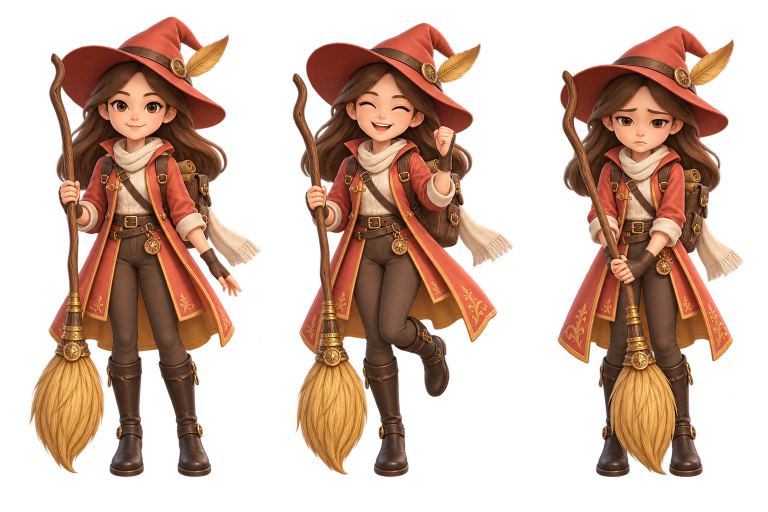
#> input picture assets/wizards/suan-sheet.png, 1536 x 1024 px, given in place of suan-sheet.png-sheet.png, which was not available (shown at 1/2 size)
$ python -i generate-wizard-art.py   (imports and definitions only)
#> lines starting #> are read from the running program, lines starting #| are printed output that depends on the picture; pictures that were not available may be replaced by others from this repository, and a replacement may not be noted
"""Create four distinctive wizards and their three expressions with OpenAI Images."""
import argparse
import base64
from concurrent.futures import ThreadPoolExecutor, as_completed
from datetime import datetime, timezone
import io
import json
import os
from pathlib import Path
import urllib.error
import urllib.request
import uuid

from PIL import Image

ROOT = Path(__file__).resolve().parents[1]
OUT = ROOT / 'assets' / 'wizards'
MODEL = 'gpt-image-2.5-sunburst'
PROFILES = {
    'dad': {
        'crop': (32, 36, 552, 556),
        'design': 'An approachable adult father wizard, short neatly side-parted brown hair and distinctive RECTANGULAR black glasses like the supplied face. A navy-blue pointed astronomy hat, elegant midnight-blue layered coat with gold constellation embroidery, waistcoat, brass buckles and sturdy leather boots. A compact leather backpack with rolled star charts is worn on his back. Holds a beautiful brass astrolabe in one hand and a slender celestial wand in the other. Distinguished star scholar and explorer, warm intelligent expression, no beard. Navy and antique gold are his signature colors.',
    },
    'mom': {
        'crop': (600, 50, 1170, 570),
        'design': 'A warm confident adult mother witch with brown softly curved bob-length hair and ROUND black glasses matching the supplied face. A sculptural emerald-green wide-brim pointed hat with tiny botanical embroidery, a sophisticated forest-green layered robe, flowing short cape, gold leaf clasps and brown boots. A small worn backpack containing botanical notebooks is worn on her back. Holds a graceful living-wood staff topped with a luminous leaf-shaped emerald, with a tiny potion bottle hanging at her belt. Elegant forest alchemist and botanical guardian. Emerald green, warm gold and leaf motifs, clearly different silhouette from an astronomy wizard.',
    },
    'jeongan': {
        'crop': (620, 555, 1165, 1000),
        'design': 'A youthful cheerful lunar wizard apprentice with short rounded brown bob hair and distinctive small OVAL/ROUND black glasses matching the supplied face. A tilted violet pointed hat with a silver crescent, a layered deep-violet coat with cyan lining, a short asymmetric star-pattern cape, silver fasteners and soft violet boots. A little backpack with a moon-shaped clasp is worn on the back. Holds a silver wand casting a small delicate crescent-and-star glow, not huge effects. Creative moon magician, charming and clever. Violet, pale silver, cyan accents. Keep her face recognizable, no animal ears or invented pigtails.',
    },
    'suan': {
        'crop': (45, 550, 625, 1005),
        'design': 'A youthful lively flying-witch explorer with medium-long brown hair and NO glasses, matching the supplied smiling face. A jaunty coral-red pointed hat with a gold feather, a tailored coral and amber flight coat, cream scarf, warm gold toggles and practical dark riding boots. A small leather travel backpack is worn on her back. Holds a beautifully detailed full-length wooden flying BROOM with a clearly recognizable large golden straw head, completely inside her panel. Adventurous wind rider, spirited and friendly, not seated on broom. Coral red, amber and cream give her a very different silhouette and palette.',
    },
}
STYLE = '''Use the supplied cropped family drawing as the identity reference. Create a professional CHARACTER SPRITE SHEET for a beautiful family fantasy game: high-end stylized 3D animated-feature character art, sculpted appealing face, softly rounded proportions, intricate layered costume, rich fabric textures, polished leather, delicate metallic details, soft cinematic rim lighting, highly finished and charming. Preserve the person's hairstyle, glasses/no glasses and recognizable face identity from the reference while beautifying it. Never use the old simple flat-vector robe style.

MANDATORY LAYOUT: one image 1536x1024, exactly THREE equal vertical cells (512x1024 each), with the SAME ONE character repeated once in each cell. Left cell: neutral friendly expression, relaxed pose. Middle cell: joyful success expression, clearly smiling with delighted eyes and a small celebratory arm gesture. Right cell: gently sad/disappointed expression, clearly downturned mouth and lowered shoulders, NOT smiling and NOT crying dramatically. All three must have IDENTICAL face identity, outfit, colors, hat, backpack and props, only expression and subtle pose differ. Same camera, same body scale and same baseline in every cell. Full body, from pointed hat to boot soles, no cropping. Stand front-facing or very slight three-quarter view facing the viewer. Keep ALL body parts, broom, staff, wand and light effects WITHIN each 512-wide cell. Leave generous empty margins between the figures. Character height around 850 pixels, boots near y=955, hat around y=100. Hands have natural correct fingers. No text, letters, labels, watermarks, panels, frames, other people or scenery. TRUE TRANSPARENT background, no floor or cast ground shadow, no checkerboard painted in. No huge magical effects covering the body. Irises should be natural warm brown and visible. Costume colors should be clear enough for selective recoloring later. '''


# [9 lines left out: function multipart, not called in this run]


def split_sheet(character):
#> called with character = '../assets/wizards/suan-sheet.png'
    sheet = Image.open(OUT / f'{character}-sheet.png').convert('RGBA')
#> sheet is the input picture: PIL image 1536x1024 RGBA; mean R, G, B, A 125.8, 77.7, 52.5, 111.6
    if sheet.size != (1536, 1024):
        raise ValueError(f'{character}: unexpected sheet size {sheet.size}')
    if sheet.getchannel('A').getextrema()[0] == 255:
        raise ValueError(f'{character}: image does not have a transparent background')
    tiles = [sheet.crop((index * 512, 0, (index + 1) * 512, 1024)) for index in range(3)]
#> tiles = 3 items
    boxes = [tile.getchannel('A').point(lambda value: 255 if value > 20 else 0).getbbox() for tile in tiles]
#> boxes = [(57, 33, 512, 954), (0, 45, 512, 954), (0, 51, 463, 954)]
    if not all(boxes):
        raise ValueError(f'{character}: one expression cell is empty')
    union = (min(box[0] for box in boxes), min(box[1] for box in boxes), max(box[2] for box in boxes), max(box[3] for box in boxes))
#> union = (0, 33, 512, 954)
    crop_width, crop_height = union[2] - union[0], union[3] - union[1]
#> crop_width = 512; crop_height = 921
    scale = min(464 / crop_width, 940 / crop_height)
#> scale = 0.906
    size = (round(crop_width * scale), round(crop_height * scale))
#> size = (464, 835)
    for mood, tile in zip(('neutral', 'happy', 'sad'), tiles):
        figure = tile.crop(union).resize(size, Image.Resampling.LANCZOS)
        image = Image.new('RGBA', (512, 1024))
        image.alpha_composite(figure, ((512 - size[0]) // 2, 984 - size[1]))
        image.save(OUT / f'{character}-{mood}.webp', quality=94, method=6)
#> this loop made 3 passes
#> mood on passes 1 to 3: 'neutral', 'happy', 'sad'
#> pass 1, in split_sheet, `figure = tile.crop(union).resize(size, Image.Resampling.LANCZOS)`:
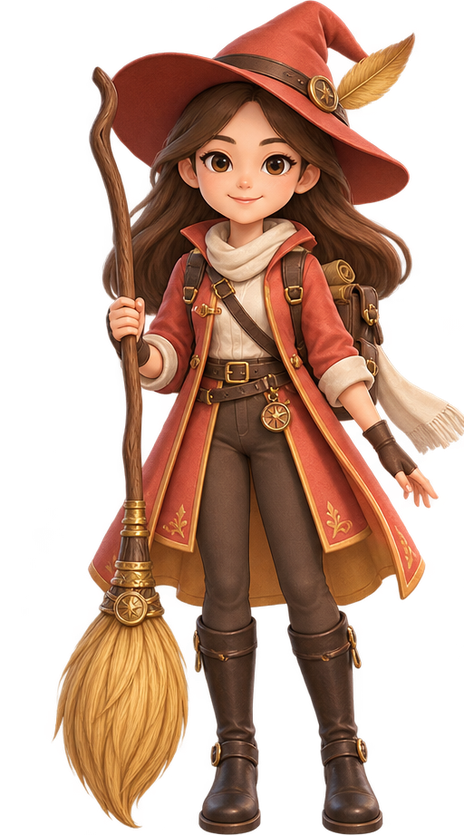
#> figure: PIL image 464x835 RGBA; mean R, G, B, A 84.6, 50.3, 33.2, 131.8; transparent parts drawn white
#> pass 1, in split_sheet, `image.save(OUT / f'{character}-{mood}.webp', quality=94, method=6)`:
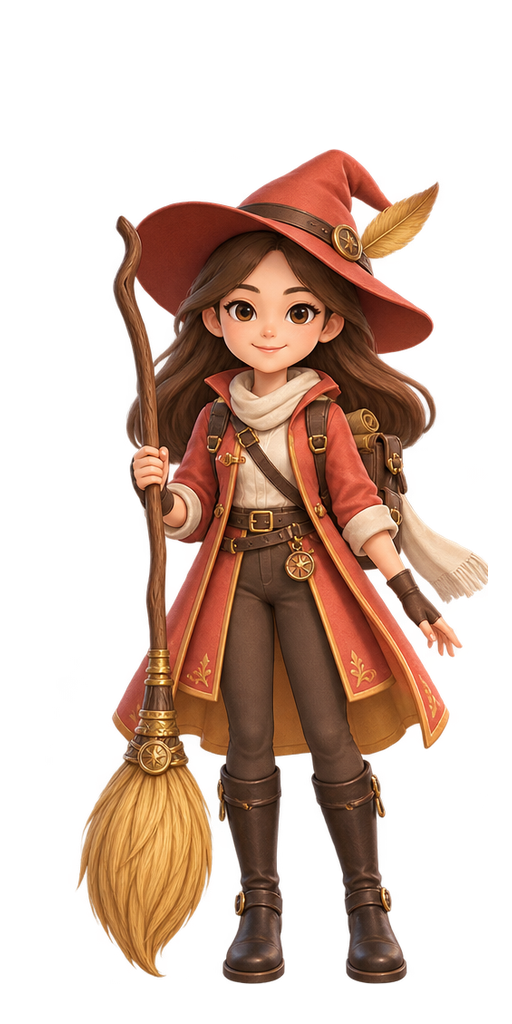
#> saved as suan-sheet.png-neutral.webp: PIL image 512x1024 RGBA; mean R, G, B, A 62.5, 37.1, 24.5, 97.4; transparent parts drawn white
#> pass 2, in split_sheet, `figure = tile.crop(union).resize(size, Image.Resampling.LANCZOS)`:
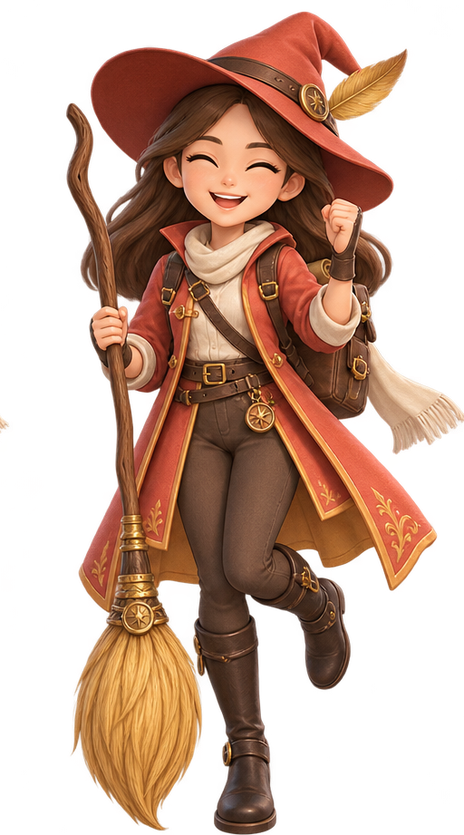
#> figure: PIL image 464x835 RGBA; mean R, G, B, A 81.6, 48.8, 32.3, 126.2; transparent parts drawn white
#> after the loop:
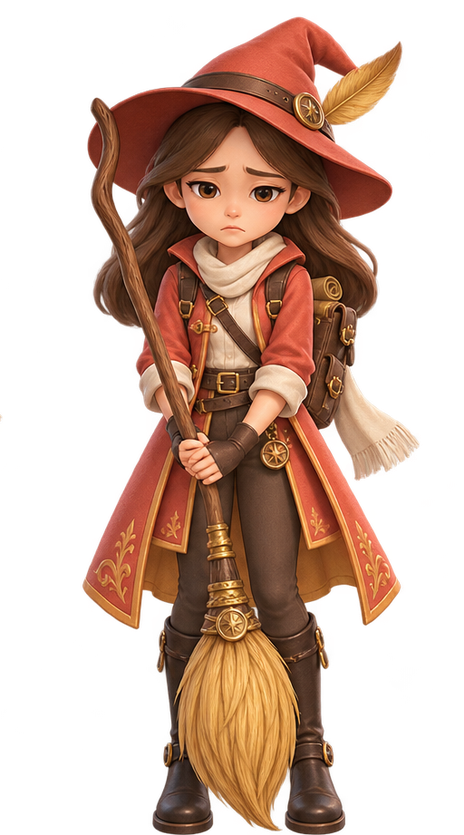
#> figure: PIL image 464x835 RGBA; mean R, G, B, A 73.9, 44.1, 29.2, 114.4; transparent parts drawn white
#> after the loop:
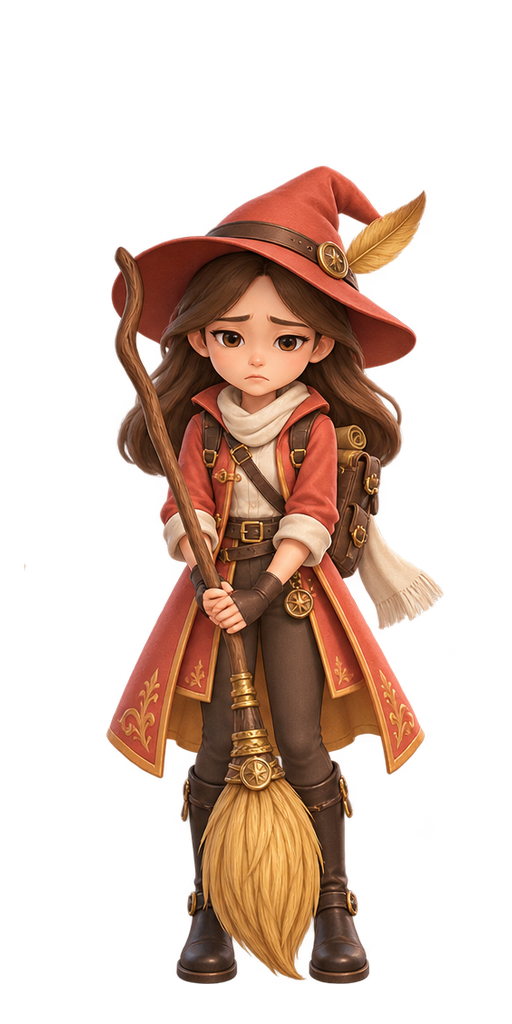
#> image: PIL image 512x1024 RGBA; mean R, G, B, A 54.6, 32.6, 21.6, 84.5; transparent parts drawn white
    print(f'{character}: three expression sprites saved', flush=True)


# [55 lines left out: functions generate, main, not called in this run]


# [2 lines not run here, left out]

>>> result = split_sheet('../assets/wizards/suan-sheet.png')
